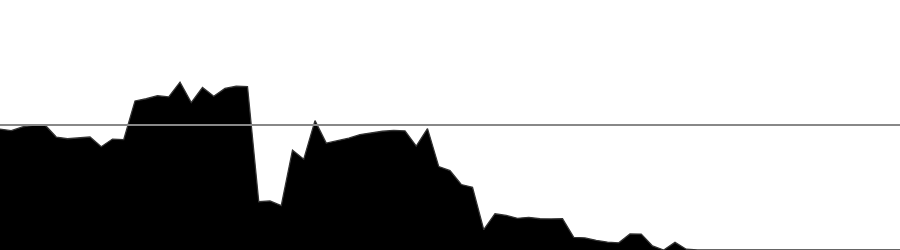

The code cell stored with this chart in its notebook:
### Code cell
plot_eval_graph(eval_bar)

### Figure 1 — Plotly figure (JSON) as saved in the notebook; plotly's stock layout.template omitted (floating-point values rounded to 4 significant figures)
{"data": [{"customdata": [-26, -36, -12, 0, 0, -77, -88, -83, -77, -139, -90, -93, 154, 168, 188, 180, 274, 143, 240, 184, 234, 248, 246, -491, -486, -516, -161, -219, 28, -116, -98, -84, -61, -51, -40, -35, -38, -135, -23, -266, -292, -381, -399, -670, -568, -579, -597, -591, -600, -601, -600, -719, -723, -738, -750, -754, -697, -698, -774, -800, -751, -795, -800, -800, -800, -800, -800, -800, -800, -800, -800, -800, -800, -800, -800, -800, -800, -800, -800, -800, -800], "fill": "tozeroy", "fillcolor": "#000000", "hovertemplate": "Move: %{x}<br>Eval: %{customdata} cp<extra></extra>", "line": {"color": "#333333", "width": 1.3}, "mode": "lines", "showlegend": false, "x": [0, 1, 2, 3, 4, 5, 6, 7, 8, 9, 10, 11, 12, 13, 14, 15, 16, 17, 18, 19, 20, 21, 22, 23, 24, 25, 26, 27, 28, 29, 30, 31, 32, 33, 34, 35, 36, 37, 38, 39, 40, 41, 42, 43, 44, 45, 46, 47, 48, 49, 50, 51, 52, 53, 54, 55, 56, 57, 58, 59, 60, 61, 62, 63, 64, 65, 66, 67, 68, 69, 70, 71, 72, 73, 74, 75, 76, 77, 78, 79, 80], "y": [774, 764, 788, 800, 800, 723, 712, 717, 723, 661, 710, 707, 954, 968, 988, 980, 1074, 943, 1040, 984, 1034, 1048, 1046, 309, 314, 284, 639, 581, 828, 684, 702, 716, 739, 749, 760, 765, 762, 665, 777, 534, 508, 419, 401, 130, 232, 221, 203, 209, 200, 199, 200, 81, 77, 62, 50, 46, 103, 102, 26, 0, 49, 5, 0, 0, 0, 0, 0, 0, 0, 0, 0, 0, 0, 0, 0, 0, 0, 0, 0, 0, 0], "type": "scatter"}], "layout": {"shapes": [{"line": {"color": "#888888", "width": 2}, "type": "line", "x0": 0, "x1": 1, "xref": "x domain", "y0": 800, "y1": 800, "yref": "y"}], "annotations": [{"font": {"color": "white", "size": 11}, "showarrow": false, "text": "M16", "x": 69, "y": 0, "yshift": -10}, {"font": {"color": "white", "size": 11}, "showarrow": false, "text": "M16", "x": 70, "y": 0, "yshift": -10}, {"font": {"color": "white", "size": 11}, "showarrow": false, "text": "M15", "x": 71, "y": 0, "yshift": -10}, {"font": {"color": "white", "size": 11}, "showarrow": false, "text": "M14", "x": 72, "y": 0, "yshift": -10}, {"font": {"color": "white", "size": 11}, "showarrow": false, "text": "M11", "x": 73, "y": 0, "yshift": -10}, {"font": {"color": "white", "size": 11}, "showarrow": false, "text": "M8", "x": 74, "y": 0, "yshift": -10}, {"font": {"color": "white", "size": 11}, "showarrow": false, "text": "M8", "x": 75, "y": 0, "yshift": -10}, {"font": {"color": "white", "size": 11}, "showarrow": false, "text": "M11", "x": 76, "y": 0, "yshift": -10}, {"font": {"color": "white", "size": 11}, "showarrow": false, "text": "M6", "x": 77, "y": 0, "yshift": -10}, {"font": {"color": "white", "size": 11}, "showarrow": false, "text": "M11", "x": 78, "y": 0, "yshift": -10}, {"font": {"color": "white", "size": 11}, "showarrow": false, "text": "M10", "x": 79, "y": 0, "yshift": -10}, {"font": {"color": "white", "size": 11}, "showarrow": false, "text": "M8", "x": 80, "y": 0, "yshift": -10}], "xaxis": {"range": [0, 80], "showgrid": false, "showticklabels": false, "zeroline": false, "title": {}}, "yaxis": {"range": [0, 1600], "showgrid": false, "showticklabels": false, "zeroline": false, "title": {}}, "margin": {"l": 0, "r": 0, "t": 0, "b": 0}, "paper_bgcolor": "white", "plot_bgcolor": "white", "showlegend": false, "height": 250, "hovermode": "x"}}
